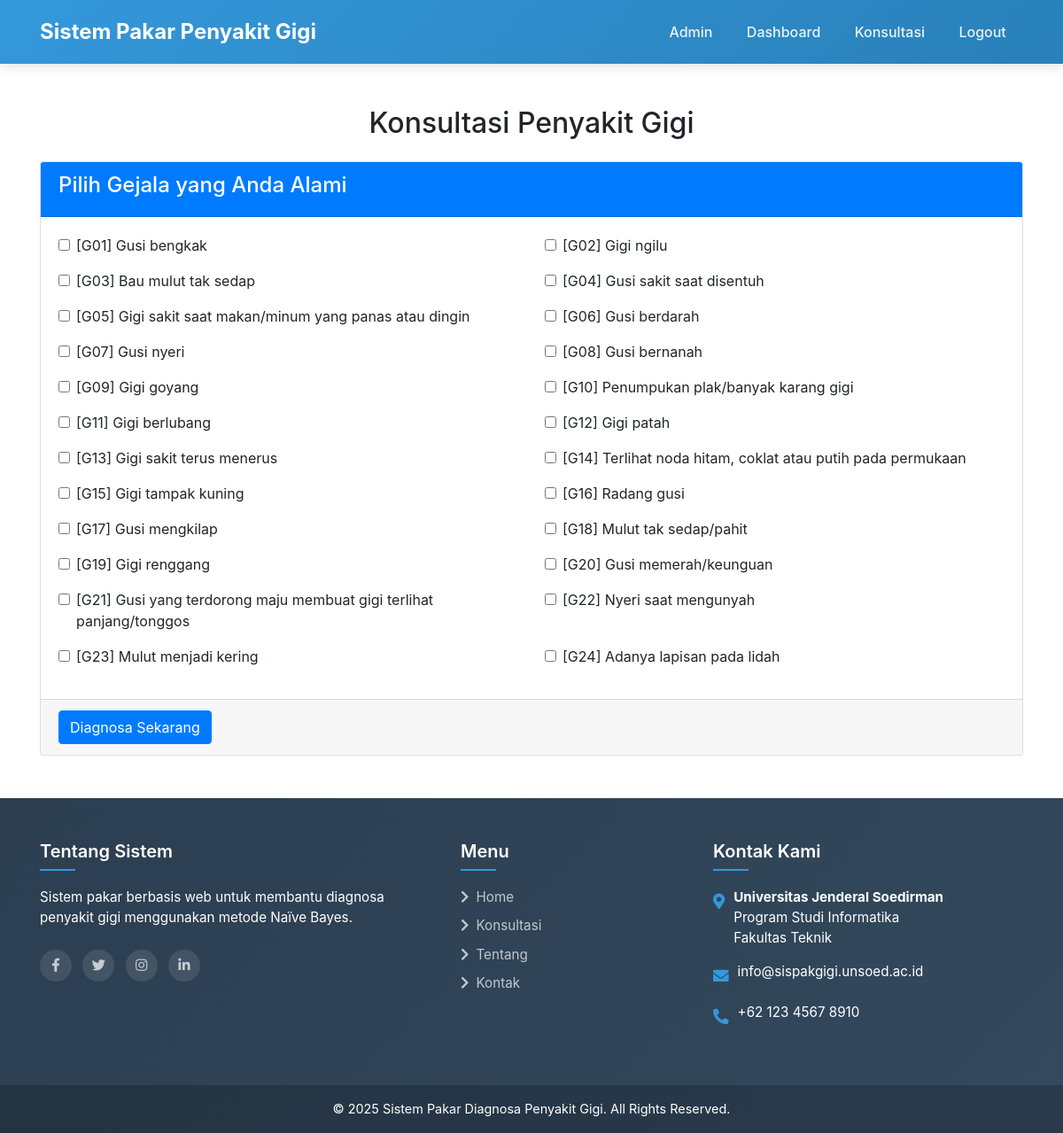
The app's page /konsultasi.php (signed in) with its own data.
### tables this page shows
CREATE TABLE `gejala` (
  `id` int NOT NULL,
  `kode_gejala` varchar(10) NOT NULL,
  `nama_gejala` varchar(100) NOT NULL
);

### konsultasi.php (the view, shortened to what this page needs)
<?php
require_once(__DIR__ . '/includes/header.php');
$gejala_query = "SELECT * FROM gejala";
$gejala_result = mysqli_query($conn, $gejala_query);
?>
<div class="container mt-5">
    <h2 class="text-center mb-4">Konsultasi Penyakit Gigi</h2>
    <form action="hasil_diagnosa.php" method="post">
        <div class="card">
            <div class="card-header bg-primary text-white">
                <h4>Pilih Gejala yang Anda Alami</h4>
            </div>
            <div class="card-body">
                <div class="row">
                    <?php while ($gejala = mysqli_fetch_assoc($gejala_result)): ?>
                    <div class="col-md-6 mb-3">
                        <div class="form-check">
                            <input class="form-check-input" type="checkbox" name="gejala[]"
                                   id="gejala<?= $gejala['id'] ?>" value="<?= $gejala['id'] ?>">
                            <label class="form-check-label" for="gejala<?= $gejala['id'] ?>">
                                <?= "[" . $gejala['kode_gejala'] . "] " . $gejala['nama_gejala'] ?>
                            </label>
                        </div>
                    </div>
                    <?php endwhile; ?>
                </div>
            </div>
            <div class="card-footer">
                <button type="submit" class="btn btn-primary">Diagnosa Sekarang</button>
            </div>
        </div>
    </form>
</div>
<?php require_once 'includes/footer.php'; ?>

### assets/css/style.css (style rules this page uses)
:root { --primary-color: #3498db; --secondary-color: #2980b9; --accent-color: #e74c3c; --light-color: #f8f9fa; --dark-color: #343a40; --gradient-start: #3498db; --gradient-end: #2c3e50; }

### records on screen
gejala: kode_gejala "G01", nama_gejala "Gusi bengkak"
gejala: kode_gejala "G02", nama_gejala "Gigi ngilu"
gejala: kode_gejala "G03", nama_gejala "Bau mulut tak sedap"
gejala: kode_gejala "G04", nama_gejala "Gusi sakit saat disentuh"
gejala: kode_gejala "G05", nama_gejala "Gigi sakit saat makan/minum yang panas atau dingin"
gejala: kode_gejala "G06", nama_gejala "Gusi berdarah"
gejala: kode_gejala "G07", nama_gejala "Gusi nyeri"
gejala: kode_gejala "G08", nama_gejala "Gusi bernanah"
gejala: kode_gejala "G09", nama_gejala "Gigi goyang"
gejala: kode_gejala "G10", nama_gejala "Penumpukan plak/banyak karang gigi"
gejala: kode_gejala "G11", nama_gejala "Gigi berlubang"
gejala: kode_gejala "G12", nama_gejala "Gigi patah"
gejala: kode_gejala "G13", nama_gejala "Gigi sakit terus menerus"
gejala: kode_gejala "G14", nama_gejala "Terlihat noda hitam, coklat atau putih pada permukaan"
gejala: kode_gejala "G15", nama_gejala "Gigi tampak kuning"
gejala: kode_gejala "G16", nama_gejala "Radang gusi"
gejala: kode_gejala "G17", nama_gejala "Gusi mengkilap"
gejala: kode_gejala "G18", nama_gejala "Mulut tak sedap/pahit"
gejala: kode_gejala "G19", nama_gejala "Gigi renggang"
gejala: kode_gejala "G20", nama_gejala "Gusi memerah/keunguan"
gejala: kode_gejala "G21", nama_gejala "Gusi yang terdorong maju membuat gigi terlihat panjang/tonggos"
gejala: kode_gejala "G22", nama_gejala "Nyeri saat mengunyah"
gejala: kode_gejala "G23", nama_gejala "Mulut menjadi kering"
gejala: kode_gejala "G24", nama_gejala "Adanya lapisan pada lidah"
